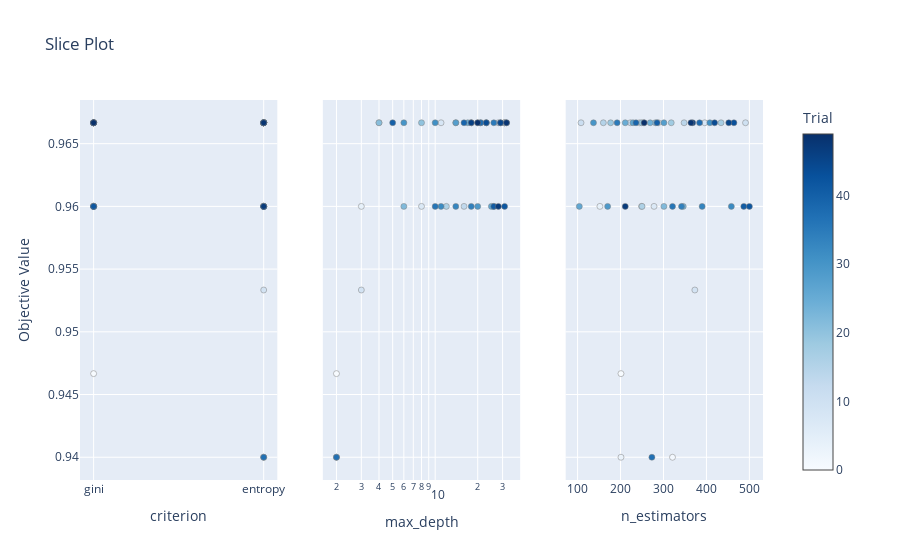

The notebook cell saved with this chart:
### Code cell
optuna.visualization.plot_slice(study)

### Figure 1 — Plotly figure (JSON) as saved in the notebook; plotly's stock layout.template omitted (floating-point values rounded to 4 significant figures)
{"data": [{"marker": {"color": [0, 1, 2, 3, 4, 5, 6, 7, 8, 9, 10, 11, 12, 13, 14, 15, 16, 17, 18, 19, 20, 21, 22, 23, 24, 25, 26, 27, 28, 29, 30, 31, 32, 33, 34, 35, 36, 37, 38, 39, 40, 41, 42, 43, 44, 45, 46, 47, 48, 49], "colorbar": {"title": {"text": "Trial"}, "x": 1, "xpad": 40}, "colorscale": [[0, "rgb(247,251,255)"], [0.125, "rgb(222,235,247)"], [0.25, "rgb(198,219,239)"], [0.375, "rgb(158,202,225)"], [0.5, "rgb(107,174,214)"], [0.625, "rgb(66,146,198)"], [0.75, "rgb(33,113,181)"], [0.875, "rgb(8,81,156)"], [1, "rgb(8,48,107)"]], "line": {"color": "Grey", "width": 0.5}, "showscale": true}, "mode": "markers", "showlegend": false, "type": "scatter", "x": ["gini", "entropy", "entropy", "entropy", "gini", "entropy", "gini", "entropy", "entropy", "entropy", "gini", "entropy", "entropy", "entropy", "entropy", "entropy", "entropy", "entropy", "gini", "entropy", "entropy", "gini", "gini", "gini", "gini", "gini", "gini", "entropy", "gini", "gini", "entropy", "entropy", "entropy", "entropy", "entropy", "entropy", "entropy", "entropy", "gini", "entropy", "entropy", "gini", "gini", "gini", "gini", "entropy", "gini", "entropy", "entropy", "gini"], "xaxis": "x", "y": [0.9467, 0.94, 0.9667, 0.94, 0.96, 0.9667, 0.9667, 0.96, 0.9667, 0.9533, 0.9667, 0.9667, 0.9667, 0.96, 0.9667, 0.9667, 0.96, 0.9667, 0.9667, 0.9667, 0.9667, 0.9667, 0.96, 0.96, 0.9667, 0.9667, 0.96, 0.9667, 0.9667, 0.96, 0.9667, 0.9667, 0.96, 0.96, 0.96, 0.9667, 0.96, 0.94, 0.9667, 0.9667, 0.9667, 0.96, 0.96, 0.9667, 0.9667, 0.9667, 0.9667, 0.96, 0.9667, 0.9667], "yaxis": "y"}, {"marker": {"color": [0, 1, 2, 3, 4, 5, 6, 7, 8, 9, 10, 11, 12, 13, 14, 15, 16, 17, 18, 19, 20, 21, 22, 23, 24, 25, 26, 27, 28, 29, 30, 31, 32, 33, 34, 35, 36, 37, 38, 39, 40, 41, 42, 43, 44, 45, 46, 47, 48, 49], "colorbar": {"title": {"text": "Trial"}, "x": 1, "xpad": 40}, "colorscale": [[0, "rgb(247,251,255)"], [0.125, "rgb(222,235,247)"], [0.25, "rgb(198,219,239)"], [0.375, "rgb(158,202,225)"], [0.5, "rgb(107,174,214)"], [0.625, "rgb(66,146,198)"], [0.75, "rgb(33,113,181)"], [0.875, "rgb(8,81,156)"], [1, "rgb(8,48,107)"]], "line": {"color": "Grey", "width": 0.5}, "showscale": false}, "mode": "markers", "showlegend": false, "type": "scatter", "x": [2, 2, 31, 2, 3, 18, 4, 8, 11, 3, 31, 28, 18, 16, 20, 31, 12, 23, 14, 21, 8, 4, 6, 26, 23, 17, 25, 32, 14, 20, 6, 10, 11, 14, 18, 26, 10, 2, 21, 16, 5, 26, 31, 29, 23, 29, 18, 28, 32, 20], "xaxis": "x2", "y": [0.9467, 0.94, 0.9667, 0.94, 0.96, 0.9667, 0.9667, 0.96, 0.9667, 0.9533, 0.9667, 0.9667, 0.9667, 0.96, 0.9667, 0.9667, 0.96, 0.9667, 0.9667, 0.9667, 0.9667, 0.9667, 0.96, 0.96, 0.9667, 0.9667, 0.96, 0.9667, 0.9667, 0.96, 0.9667, 0.9667, 0.96, 0.96, 0.96, 0.9667, 0.96, 0.94, 0.9667, 0.9667, 0.9667, 0.96, 0.96, 0.9667, 0.9667, 0.9667, 0.9667, 0.96, 0.9667, 0.9667], "yaxis": "y2"}, {"marker": {"color": [0, 1, 2, 3, 4, 5, 6, 7, 8, 9, 10, 11, 12, 13, 14, 15, 16, 17, 18, 19, 20, 21, 22, 23, 24, 25, 26, 27, 28, 29, 30, 31, 32, 33, 34, 35, 36, 37, 38, 39, 40, 41, 42, 43, 44, 45, 46, 47, 48, 49], "colorbar": {"title": {"text": "Trial"}, "x": 1, "xpad": 40}, "colorscale": [[0, "rgb(247,251,255)"], [0.125, "rgb(222,235,247)"], [0.25, "rgb(198,219,239)"], [0.375, "rgb(158,202,225)"], [0.5, "rgb(107,174,214)"], [0.625, "rgb(66,146,198)"], [0.75, "rgb(33,113,181)"], [0.875, "rgb(8,81,156)"], [1, "rgb(8,48,107)"]], "line": {"color": "Grey", "width": 0.5}, "showscale": false}, "mode": "markers", "showlegend": false, "type": "scatter", "x": [201, 321, 244, 201, 152, 254, 288, 278, 396, 373, 491, 108, 223, 249, 348, 160, 250, 434, 318, 177, 249, 281, 301, 346, 269, 211, 104, 229, 301, 170, 137, 408, 458, 390, 342, 192, 321, 273, 384, 236, 285, 487, 500, 464, 419, 452, 368, 211, 364, 255], "xaxis": "x3", "y": [0.9467, 0.94, 0.9667, 0.94, 0.96, 0.9667, 0.9667, 0.96, 0.9667, 0.9533, 0.9667, 0.9667, 0.9667, 0.96, 0.9667, 0.9667, 0.96, 0.9667, 0.9667, 0.9667, 0.9667, 0.9667, 0.96, 0.96, 0.9667, 0.9667, 0.96, 0.9667, 0.9667, 0.96, 0.9667, 0.9667, 0.96, 0.96, 0.96, 0.9667, 0.96, 0.94, 0.9667, 0.9667, 0.9667, 0.96, 0.96, 0.9667, 0.9667, 0.9667, 0.9667, 0.96, 0.9667, 0.9667], "yaxis": "y3"}], "layout": {"title": {"text": "Slice Plot"}, "xaxis": {"anchor": "y", "domain": [0, 0.2889], "title": {"text": "criterion"}}, "xaxis2": {"anchor": "y2", "domain": [0.3556, 0.6444], "title": {"text": "max_depth"}, "type": "log"}, "xaxis3": {"anchor": "y3", "domain": [0.7111, 1], "title": {"text": "n_estimators"}}, "yaxis": {"anchor": "x", "domain": [0, 1], "title": {"text": "Objective Value"}}, "yaxis2": {"anchor": "x2", "domain": [0, 1], "matches": "y", "showticklabels": false}, "yaxis3": {"anchor": "x3", "domain": [0, 1], "matches": "y", "showticklabels": false}}}
